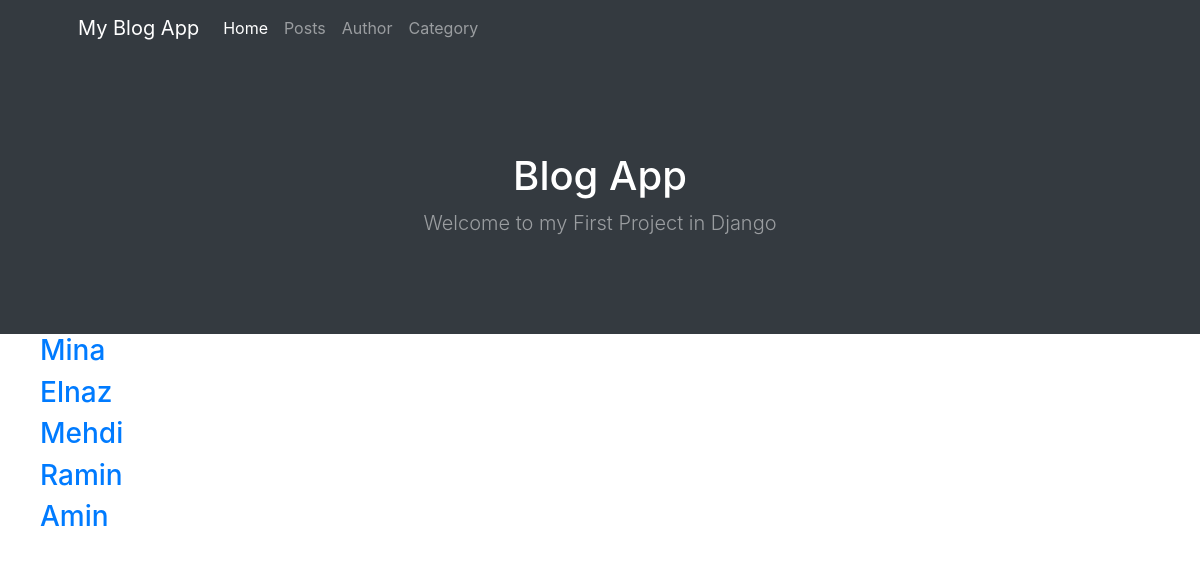
Page /author/authors/ on the committed database.
### Author/models.py (models this page shows, shortened)
class Author(models.Model):
    name=models.CharField(max_length=100)
    bio=models.TextField()
    photo = models.ImageField(upload_to='images', default='images/unknown.jpg')

### Author/views.py (the view)
# urls.py: path('authors/',views.author_list, name='author'),
def author_list(request):
    all_author=Author.objects.all()
    return render(request, 'Author/author_list.html', {'authors': all_author})

### Author/templates/Author/author_list.html
{% extends 'base.html' %}
{% block content %}
<ul>
    {% for a in authors %}
        <h3><a href="{% url 'oneauthor' a.id %}">{{a.name}} <br></a></h3>
    {% endfor %}
</ul>
{% endblock %}

### rows in the picture
Author: name "Mina"
Author: name "Elnaz"
Author: name "Mehdi"
Author: name "Ramin"
Author: name "Amin"
